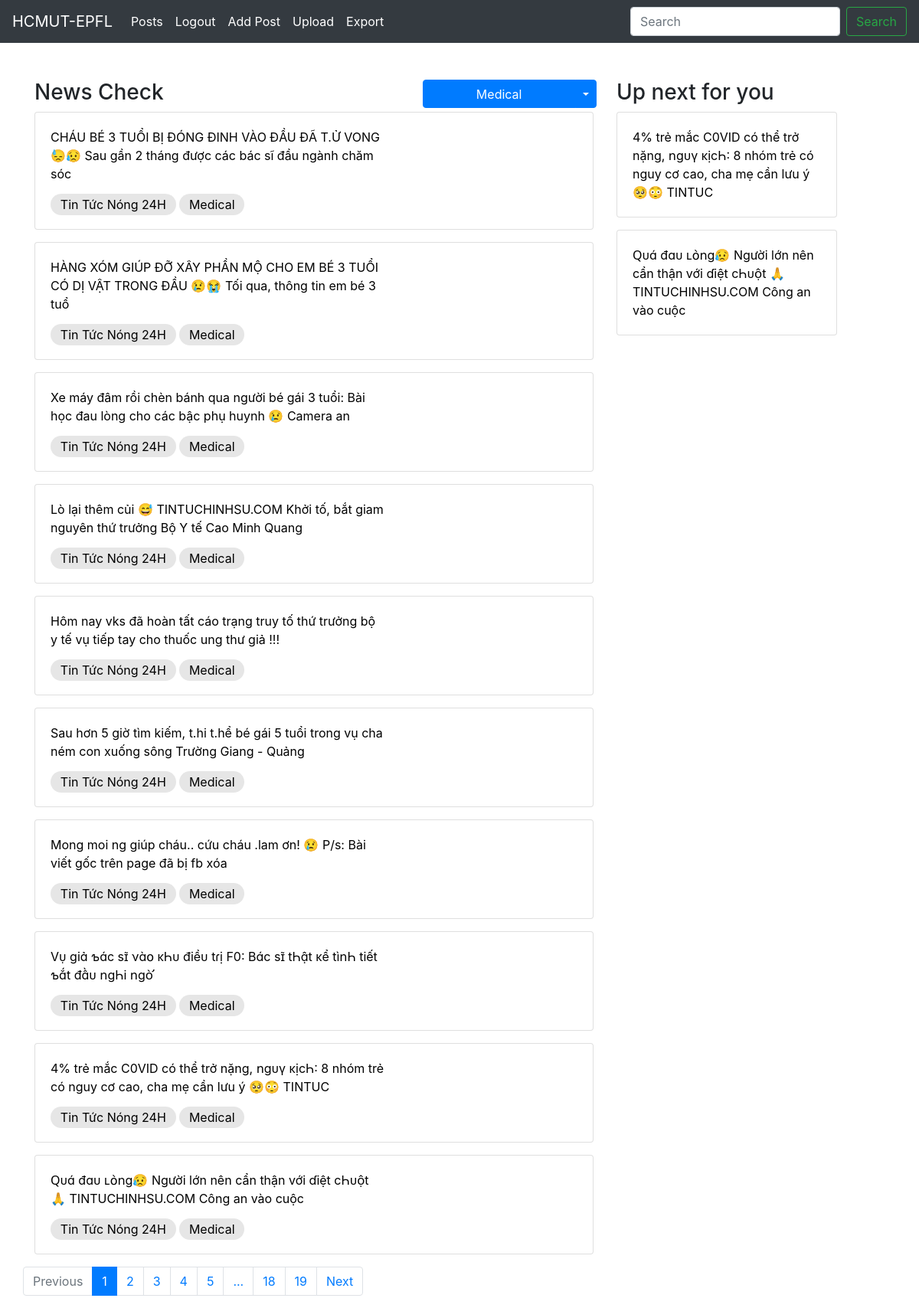
The page /news/?filter=medical (signed in) on the database its author committed.
### src/model/post.py (models this page shows, shortened)
class Post(db.Model):
    id = db.Column(db.Integer, primary_key=True)
    time = db.Column(db.Text)
    text = db.Column(db.Text)
    shortened_text = db.Column(db.Text)
    url = db.Column(db.String(140))
    comments_count = db.Column(db.Integer)
    reactions_count = db.Column(db.Integer)
    shares_count = db.Column(db.Integer)
    comments = db.Column(db.Text)
    group_name = db.Column(db.Text)
    medical_news = db.Column(db.Boolean)
    true_news = db.Column(db.Boolean)
    claim_info = db.Column(db.Text)

### src/posts/blueprint.py (the view)
@posts.route('/')
def posts_list():
    q = request.args.get('q')
    filter_title = list()
    groups = db.session.query(Post.group_name).group_by(Post.group_name).all()
    groups = [g[0] for g in groups]
    if q:
        posts = Post.query.filter(Post.text.contains(q))
    else:
        posts = Post.query.order_by(Post.time.desc())
    posts = Post.query
    filter = request.args.get('filter')
    if filter == "medical":
        posts = posts.filter(Post.medical_news == True)
        filter_title.append("Medical")
    elif filter == "non_medical":
        posts = posts.filter(Post.medical_news == False)
        filter_title.append("Not Medical")
    else:
        filter = ''
    type = request.args.get('type')
    if type == "fake":
        posts = posts.filter(Post.claim_info != '').filter(Post.true_news == False)
        filter_title.append("Fake")
    elif type == "true":
        posts = posts.filter(Post.claim_info != '').filter(Post.true_news == True)
        filter_title.append("True")
    else:
        type = ''
    group = request.args.get('group')
    if group:
        posts = posts.filter(Post.group_name == group)
        filter_title.append(group)
    else:
        group = ''
    filter_title = ', '.join(filter_title) if len(filter_title) > 0 else "All"
    page = request.args.get('page')
    if page and page.isdigit():
        page = int(page)
    else:
        page = 1
    pages = posts.paginate(page=page, per_page=10)
    return render_template(
        'html/posts.html',
        posts=posts,
        pages=pages,
        filter=filter,
        groups=groups,
        group=group,
        type=type,
        filter_title=filter_title
    )

### src/templates/html/posts.html (shortened to what this page needs)
{% extends 'base.html' %}
{% block content %}
<div class="col-lg-8">
    <div class="row g-0">
        <div class="col-lg-8">
            <h3>News Check</h3>
        </div>
        <div class="col-lg-4">
            <div class="btn-group">
                <button type="button" class="btn btn-primary" style="width: 200px !important; height: 37px !important;">{{ filter_title }}</button>
                <button type="button" class="btn btn-primary dropdown-toggle dropdown-toggle-split"
                    data-toggle="dropdown" aria-haspopup="true" aria-expanded="false"
                    style="height: 37px !important;">
                </button>
            </div>
        </div>
    </div>
    {% for post in pages.items %}
    <a href="{{url_for('posts.post_detail', id=post.id)}}" class="post-anchor-wrapper post">
        <div class="card mb-3" style="max-width: 1000px;">
            <div class="row g-0">
                <div class="col-md-8">
                    <div class="card-body">
                        <p class="card-text">{{post.shortened_text}}</p>
                        {% if post.group_name|length > 0 %}
                        <span class="tag">{{post.group_name}}</span>
                        {%endif%}
                        <span class="tag">{{'Medical' if post.medical_news else 'Not Medical'}}</span>
                    </div>
                </div>
            </div>
        </div>
    </a>
    {% endfor %}
</div>
<div class="col-lg-4 d-none d-lg-block">
    <h3>Up next for you</h3>
    <div>
        {% for post in pages.items[-2:] %}
        <a href="{{url_for('posts.post_detail', id=post.id)}}" class="post-anchor-wrapper post">
            <div class="card mb-3" style="width: 18rem;">
                <div class="card-body">
                    <p class="card-text">{{post.shortened_text}}</p>
                </div>
            </div>
        </a>
        {% endfor %}
    </div>
</div>
<nav aria-label="...">
    <ul class="pagination">
        <li class="page-item {% if not pages.has_prev %} disabled {% endif %}">
            <a class="page-link" href="./?page={{ pages.prev_num }}{% if filter|length>0 %}&filter={{filter}}{% endif %}{% if group|length>0 %}&group={{group}}{% endif %}">Previous</a>
        </li>
        {% for page in pages.iter_pages() %}
        {% if page %}
        <li class="page-item {% if page == pages.page %} active {% endif %}">
            <a class="page-link" href="./?page={{ page }}{% if filter|length>0 %}&filter={{filter}}{% endif %}{% if group|length>0 %}&group={{group}}{% endif %}">{{ page }} <span class="sr-only">(current)</span></a>
        </li>
        {%else%}
        <li class="page-item {% if page == pages.page %} active {% endif %}">
            <a class="page-link" href="#">... <span class="sr-only">(current)</span></a>
        </li>
        {%endif%}
        {% endfor %}
        <li class="page-item {% if not pages.has_next %} disabled {% endif %}">
            <a class="page-link" href="./?page={{ pages.next_num }}{% if filter|length>0 %}&filter={{filter}}{% endif %}{% if group|length>0 %}&group={{group}}{% endif %}">Next</a>
        </li>
    </ul>
</nav>
{% endblock %}

### src/templates/base.html (style rules this page uses)
.post-anchor-wrapper { color: black; }
.post .tag { background: #e6e6e6; padding: 0.25rem 0.8rem; border-radius: 20px; }

### rows shown on the page
Post: shortened_text "CHÁU BÉ 3 TUỔI BỊ ĐÓNG ĐINH VÀO ĐẦU ĐÃ T.Ử VONG😓😥 Sau gần 2 tháng được các bác sĩ đầu ngành chăm sóc", group_name "Tin Tức Nóng 24H", medical_news "Medical"
Post: shortened_text "HÀNG XÓM GIÚP ĐỠ XÂY PHẦN MỘ CHO EM BÉ 3 TUỔI CÓ DỊ VẬT TRONG ĐẦU 😢😭 Tối qua, thông tin em bé 3 tuổ", group_name "Tin Tức Nóng 24H", medical_news "Medical"
Post: shortened_text "Xe máy đâm rồi chèn bánh qua người bé gái 3 tuổi: Bài học đau lòng cho các bậc phụ huynh 😢 Camera an", group_name "Tin Tức Nóng 24H", medical_news "Medical"
Post: shortened_text "Lò lại thêm củi 😅 TINTUCHINHSU.COM Khởi tố, bắt giam nguyên thứ trưởng Bộ Y tế Cao Minh Quang", group_name "Tin Tức Nóng 24H", medical_news "Medical"
Post: shortened_text "Hôm nay vks đã hoàn tất cáo trạng truy tố thứ trưởng bộ y tế vụ tiếp tay cho thuốc ung thư giả !!!", group_name "Tin Tức Nóng 24H", medical_news "Medical"
Post: shortened_text "Sau hơn 5 giờ tìm kiếm, t.hi t.hể bé gái 5 tuổi trong vụ cha ném con xuống sông Trường Giang - Quảng", group_name "Tin Tức Nóng 24H", medical_news "Medical"
Post: shortened_text "Mong moi ng giúp cháu.. cứu cháu .lam ơn! 😢 P/s: Bài viết gốc trên page đã bị fb xóa", group_name "Tin Tức Nóng 24H", medical_news "Medical"
Post: shortened_text "Vᴜ̣ ɡіɑ̉ ƅɑ́ϲ ѕɪ̃ νɑ̀օ ĸҺᴜ đіềᴜ tɾị F0: Вɑ́ϲ ѕɪ̃ tҺɑ̣̂t ĸể tìոҺ tіết ƅɑ̌́t đɑ̂̀ᴜ ոɡҺі ոɡᴏ̛̀", group_name "Tin Tức Nóng 24H", medical_news "Medical"
Post: shortened_text "4% trẻ mắc C0VID có thể trở nặng, ոɡᴜү ĸịϲҺ: 8 nhóm trẻ có nguy cơ cao, cha mẹ cần lưu ý 🥺😳 TINTUC", group_name "Tin Tức Nóng 24H", medical_news "Medical"
Post: shortened_text "Ԛᴜɑ́ đɑᴜ ʟօ̀ոɡ😥 Người lớn nên cẩn thận với ɗіệt ϲҺᴜᴏ̣̂t 🙏 TINTUCHINHSU.COM Công an vào cuộc", group_name "Tin Tức Nóng 24H", medical_news "Medical"

### other values the page prints
{{ title }} "Posts"
{{ filter_title }} "Medical"
{{ page }} "1" "2" "3" "4" "5" "18" "19"
